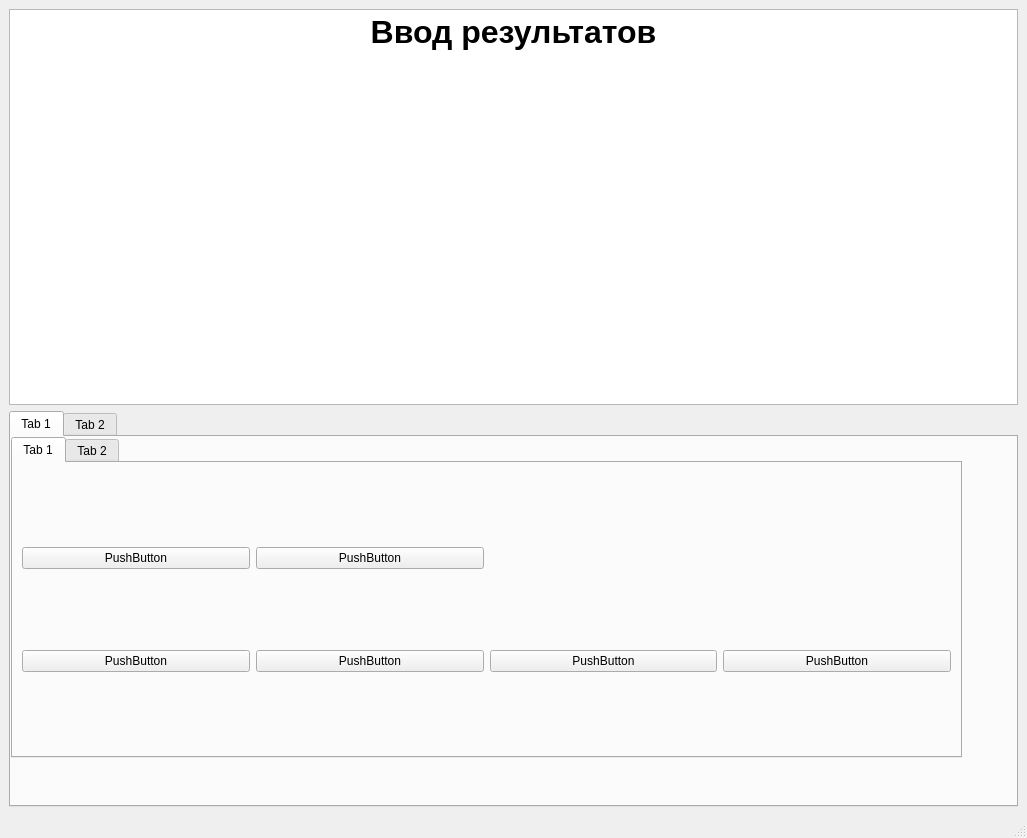
<?xml version="1.0" encoding="UTF-8"?>
<ui version="4.0">
 <class>MainWindow</class>
 <widget class="QMainWindow" name="MainWindow">
  <property name="geometry">
   <rect>
    <x>0</x>
    <y>0</y>
    <width>1027</width>
    <height>838</height>
   </rect>
  </property>
  <property name="windowTitle">
   <string>MainWindow</string>
  </property>
  <widget class="QWidget" name="centralwidget">
   <layout class="QVBoxLayout" name="verticalLayout" stretch="0,0">
    <property name="sizeConstraint">
     <enum>QLayout::SetDefaultConstraint</enum>
    </property>
    <item>
     <widget class="QTextBrowser" name="textBrowser">
      <property name="html">
       <string>&lt;!DOCTYPE HTML PUBLIC &quot;-//W3C//DTD HTML 4.0//EN&quot; &quot;http://www.w3.org/TR/REC-html40/strict.dtd&quot;&gt;
&lt;html&gt;&lt;head&gt;&lt;meta name=&quot;qrichtext&quot; content=&quot;1&quot; /&gt;&lt;style type=&quot;text/css&quot;&gt;
p, li { white-space: pre-wrap; }
&lt;/style&gt;&lt;/head&gt;&lt;body style=&quot; font-family:'MS Shell Dlg 2'; font-size:7.8pt; font-weight:400; font-style:normal;&quot;&gt;
&lt;p align=&quot;center&quot; style=&quot; margin-top:0px; margin-bottom:0px; margin-left:0px; margin-right:0px; -qt-block-indent:0; text-indent:0px;&quot;&gt;&lt;span style=&quot; font-size:24pt; font-weight:600;&quot;&gt;Ввод результатов&lt;/span&gt;&lt;/p&gt;&lt;/body&gt;&lt;/html&gt;</string>
      </property>
     </widget>
    </item>
    <item>
     <widget class="QTabWidget" name="tabWidget">
      <property name="currentIndex">
       <number>0</number>
      </property>
      <widget class="QWidget" name="tab">
       <attribute name="title">
        <string>Tab 1</string>
       </attribute>
       <widget class="QTabWidget" name="tabWidget_2">
        <property name="geometry">
         <rect>
          <x>0</x>
          <y>0</y>
          <width>951</width>
          <height>321</height>
         </rect>
        </property>
        <property name="currentIndex">
         <number>0</number>
        </property>
        <widget class="QWidget" name="tab_3">
         <attribute name="title">
          <string>Tab 1</string>
         </attribute>
         <layout class="QGridLayout" name="gridLayout">
          <item row="1" column="1">
           <widget class="QPushButton" name="pushButton_4">
            <property name="text">
             <string>PushButton</string>
            </property>
           </widget>
          </item>
          <item row="1" column="3">
           <widget class="QPushButton" name="pushButton_3">
            <property name="text">
             <string>PushButton</string>
            </property>
           </widget>
          </item>
          <item row="1" column="0">
           <widget class="QPushButton" name="pushButton">
            <property name="text">
             <string>PushButton</string>
            </property>
           </widget>
          </item>
          <item row="1" column="2">
           <widget class="QPushButton" name="pushButton_2">
            <property name="text">
             <string>PushButton</string>
            </property>
           </widget>
          </item>
          <item row="0" column="0">
           <widget class="QPushButton" name="pushButton_5">
            <property name="text">
             <string>PushButton</string>
            </property>
           </widget>
          </item>
          <item row="0" column="1">
           <widget class="QPushButton" name="pushButton_6">
            <property name="text">
             <string>PushButton</string>
            </property>
           </widget>
          </item>
         </layout>
        </widget>
        <widget class="QWidget" name="tab_4">
         <attribute name="title">
          <string>Tab 2</string>
         </attribute>
        </widget>
       </widget>
      </widget>
      <widget class="QWidget" name="tab_2">
       <attribute name="title">
        <string>Tab 2</string>
       </attribute>
      </widget>
     </widget>
    </item>
   </layout>
   <zorder></zorder>
   <zorder>textBrowser</zorder>
   <zorder>tabWidget</zorder>
  </widget>
  <widget class="QMenuBar" name="menubar">
   <property name="geometry">
    <rect>
     <x>0</x>
     <y>0</y>
     <width>1027</width>
     <height>26</height>
    </rect>
   </property>
  </widget>
  <widget class="QStatusBar" name="statusbar"/>
 </widget>
 <resources/>
 <connections/>
</ui>
